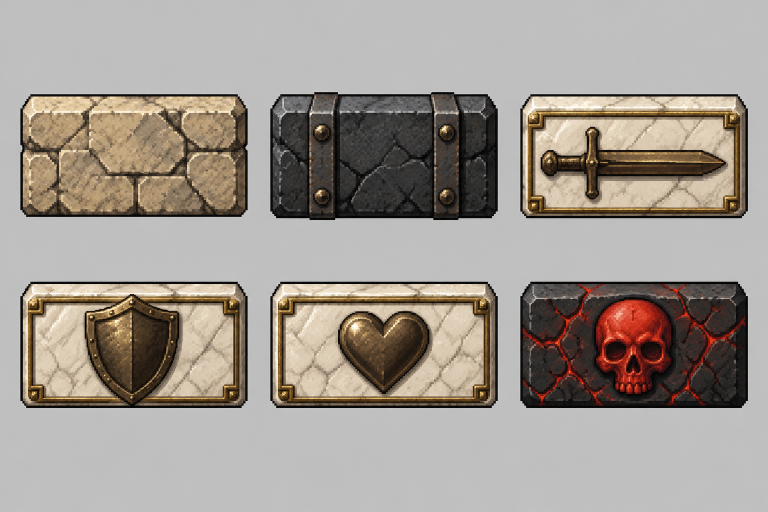
#> input picture assets/illustrated/bricks.png, 1536 x 1024 px (shown at 1/2 size)
$ python build_game_assets.py
#> lines starting #> are read from the running program, lines starting #| are printed output that depends on the picture; after the words box and inside, x2 and y2 are one past the last pixel; in counts of white or black regions, pixels touching at a corner belong together
#!/usr/bin/env python3
"""assets/illustrated 원본을 게임 런타임용 작은 PNG(assets/game)로 변환한다.

원본은 1024px 이상 캐릭터·아이템 시트라 그대로 쓰면 배포 크기·모바일 로딩이 무겁다.
게임 캔버스는 논리 180×340을 화면에 맞춘 정수배(휴대폰 기준 4~7배) 백버퍼로 그리므로, 각 에셋은
그 화면에서 실제로 차지하는 크기의 1~2배만 남긴다.

AI 일러스트 원본(characters/*.png, portraits/*.png, items/*.png, bricks/*.png 또는 bricks.png,
chasm.png, icon.png)이 존재하는 모든 에셋을 런타임 크기로 변환하며, 아직 AI 원본이 없는 항목은
tools/draw_item_assets.py의 폴백을 유지한다(그래서 draw_item_assets.py를 먼저, 이 스크립트를 나중에 돌린다).

실행: python3 tools/build_game_assets.py  (Pillow, numpy 필요)
"""
from collections import deque
from pathlib import Path

import numpy as np
from PIL import Image, ImageEnhance

ROOT = Path(__file__).resolve().parent.parent
SRC = ROOT / 'assets' / 'illustrated'
OUT = ROOT / 'assets' / 'game'

RES = 4
SHEET_SIZE = {'brick': (22 * RES * 2, 12 * RES * 2)}
ALL_CHARS = [
    'rick', 'sludge', 'drone', 'guardian', 'disperser',
    'sentinel', 'codex', 'gemini', 'claude', 'omnis', 'zero',
    'compiler', 'holo', 'stone', 'keeper', 'hardener', 'royal',
    'arm', 'observer', 'tower', 'lens',
]
CHAR_MAX = 256
# 구슬 부품·칩·벽돌 중 화(#C1443C) 위험 강조색이 허용되는 항목(check_assets.py 팔레트 규칙과 동일)
RED_ITEMS = {
    'orb_bomb', 'orb_venom', 'orb_thorn', 'orb_toxin',
    'relic_sting', 'relic_leech', 'relic_wrath', 'relic_heart', 'relic_plague', 'relic_pact',
    'brick_poison',
}


def label(mask):
    """scipy 없이 4-연결 요소를 찾는다. 반환: 영역별 (bbox, 픽셀 수, 좌표)."""
    h, w = mask.shape
    seen = np.zeros_like(mask, dtype=bool)
    comps = []
    for y0, x0 in zip(*np.nonzero(mask)):
        if seen[y0, x0]:
            continue
        q = deque([(y0, x0)]); seen[y0, x0] = True
        ys, xs = [], []
        while q:
            y, x = q.popleft(); ys.append(y); xs.append(x)
            for ny, nx in ((y + 1, x), (y - 1, x), (y, x + 1), (y, x - 1)):
                if 0 <= ny < h and 0 <= nx < w and mask[ny, nx] and not seen[ny, nx]:
                    seen[ny, nx] = True; q.append((ny, nx))
        comps.append(((min(xs), min(ys), max(xs) + 1, max(ys) + 1), len(ys), (np.array(ys), np.array(xs))))
    return comps


def clamp_item_palette(img, allow_red=False):
    """LANCZOS 축소 과정에서 생길 수 있는 경계 채도 번짐까지 check_assets.py 기준(무채색 mx-mn<=40 또는 화 계열)에 맞춘다."""
    arr = np.array(img.convert('RGBA'))
    rgb = arr[..., :3].astype(np.float32)
    vis = arr[..., 3] > 20
    # 반투명 가장자리 찌꺼기 정리
    arr[arr[..., 3] <= 20] = 0
    r, g, b = rgb[..., 0], rgb[..., 1], rgb[..., 2]
    mx = np.maximum(np.maximum(r, g), b)
    mn = np.minimum(np.minimum(r, g), b)
    chroma = mx - mn
    red = allow_red & (r > g * 1.28) & (r > b * 1.28)
    bad = vis & (~red) & (chroma > 36)
    if np.any(bad):
        lum = 0.299 * r[bad] + 0.587 * g[bad] + 0.114 * b[bad]
        k = 28.0 / np.maximum(chroma[bad], 1.0)
        for ch in range(3):
            rgb[bad, ch] = np.clip(lum + (rgb[bad, ch] - lum) * k, 0, 255)
    if not allow_red:
        leak = vis & (rgb[..., 0] > rgb[..., 1] * 1.20) & (rgb[..., 0] > rgb[..., 2] * 1.20)
        if np.any(leak):
            lum = 0.299 * rgb[leak, 0] + 0.587 * rgb[leak, 1] + 0.114 * rgb[leak, 2]
            rgb[leak, 0] = lum; rgb[leak, 1] = lum; rgb[leak, 2] = lum
    arr[..., :3] = np.round(rgb).astype(np.uint8)
    return Image.fromarray(arr, 'RGBA')


def fit(img, size, pad=4):
    """비율을 지키며 여백을 두고 size 안에 가운데 정렬한다."""
    inner = (max(1, size[0] - pad * 2), max(1, size[1] - pad * 2))
    img = img.copy(); img.thumbnail(inner, Image.LANCZOS)
    out = Image.new('RGBA', size, (0, 0, 0, 0))
    out.paste(img, ((size[0] - img.width) // 2, (size[1] - img.height) // 2))
    return out


BRICK_GRID = [['brick_n', 'brick_stone', 'brick_atk'], ['brick_def', 'brick_heal', 'brick_poison']]


def build_bricks():
    """개별 bricks/brick_*.png 또는 3×2 시트 bricks.png에서 벽돌 6장을 빌드한다."""
    indiv_dir = SRC / 'bricks'
    if indiv_dir.exists():
        for row in BRICK_GRID:
            for name in row:
                p = indiv_dir / f'{name}.png'
                if p.exists():
                    im = Image.open(p).convert('RGBA')
                    bb = im.getbbox()
                    if bb:
                        im = im.crop(bb).resize(SHEET_SIZE['brick'], Image.LANCZOS)
                        save(clamp_item_palette(im, allow_red=(name in RED_ITEMS)), name)
    if not (SRC / 'bricks.png').exists():
        return
    im = np.asarray(Image.open(SRC / 'bricks.png').convert('RGB')).astype(int)
    h, w, _ = im.shape
#> h = 1024; w = 1536
    bg = np.median(np.concatenate([im[:8].reshape(-1, 3), im[-8:].reshape(-1, 3)]), axis=0)
#> bg = [191, 191, 191]
    fg = np.abs(im - bg).sum(axis=2) > 30
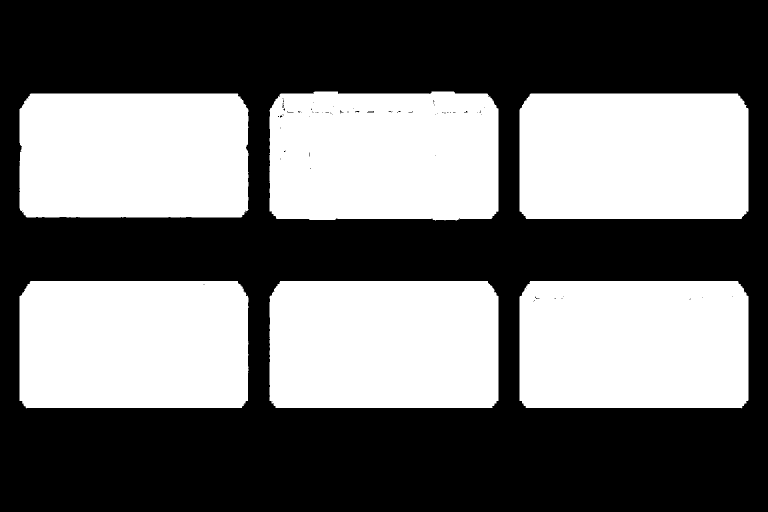
#> fg: shape (1024, 1536) bool (shown at 1/2 size); 43.6% white; 8 white regions (2 under 20 px), largest, box (x1, y1, x2, y2) and area: (1039, 562, 1497, 817) 115382, (539, 562, 997, 816) 115363, (39, 562, 497, 817) 115187, (539, 183, 997, 441) 114234, (1039, 187, 1497, 438) 114010, (39, 187, 497, 435) 112301
    rows_n, cols_n = len(BRICK_GRID), len(BRICK_GRID[0])
    for r, names in enumerate(BRICK_GRID):
        for c, name in enumerate(names):
            if indiv_dir.exists() and (indiv_dir / f'{name}.png').exists():
                continue
            y0, x0 = r * h // rows_n, c * w // cols_n
            m = fg[y0:(r + 1) * h // rows_n, x0:(c + 1) * w // cols_n]
            ys = np.where(m.sum(axis=1) > m.shape[1] * .25)[0]
            xs = np.where(m.sum(axis=0) > m.shape[0] * .25)[0]
            assert len(ys) and len(xs), f'{name}: 벽돌을 찾지 못했다(bricks.png 배치 확인)'
            by0, by1, bx0, bx1 = ys[0], ys[-1] + 1, xs[0], xs[-1] + 1
            crop, mask = im[y0 + by0:y0 + by1, x0 + bx0:x0 + bx1], m[by0:by1, bx0:bx1]
            ch, cw = mask.shape; out = np.zeros_like(mask)
            q = deque([(y, x) for y in range(ch) for x in (0, cw - 1)] + [(y, x) for x in range(cw) for y in (0, ch - 1)])
            while q:
                y, x = q.popleft()
                if y < 0 or x < 0 or y >= ch or x >= cw or out[y, x] or mask[y, x]:
                    continue
                out[y, x] = True; q.extend(((y + 1, x), (y - 1, x), (y, x + 1), (y, x - 1)))
            rgba = np.dstack([crop.astype(np.uint8), np.where(out, 0, 255).astype(np.uint8)])
            resized = Image.fromarray(rgba, 'RGBA').resize(SHEET_SIZE['brick'], Image.LANCZOS)
            save(clamp_item_palette(resized, allow_red=(name in RED_ITEMS)), name)
#> this loop made 2 passes
#> pass 1, in save, `img.save(p, optimize=True)`:
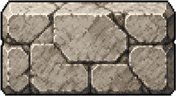
#> saved as brick_n.png: PIL image 176x96 RGBA; mean R, G, B, A 140.3, 130.1, 116.5, 252.6; transparent parts drawn white
#> pass 1, in save (call 2), `img.save(p, optimize=True)`:
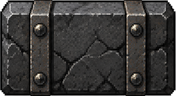
#> saved as brick_stone.png: PIL image 176x96 RGBA; mean R, G, B, A 56.5, 55, 53.8, 252.9; transparent parts drawn white
#> pass 1, in save (call 3), `img.save(p, optimize=True)`:
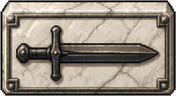
#> saved as brick_atk.png: PIL image 176x96 RGBA; mean R, G, B, A 148.2, 139.1, 126.5, 252.9; transparent parts drawn white
#> after the loop:
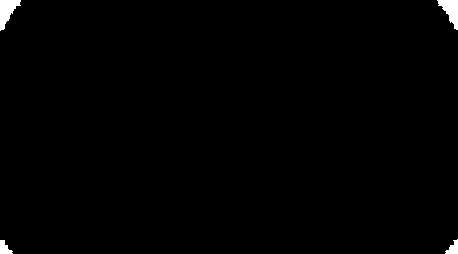
#> out: shape (254, 458) bool; 0.79% white; 4 white regions, box (x1, y1, x2, y2) and area: (0, 0, 21, 31) 355, (437, 0, 458, 30) 338, (0, 240, 13, 254) 116, (445, 239, 458, 254) 115
#> after the loop:
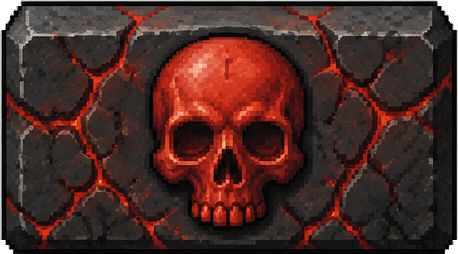
#> rgba: shape (254, 458, 4); mean R, G, B, A 72.5, 42.6, 37.9, 253; transparent parts drawn white


def build_chars():
    for n in ALL_CHARS:
        p = SRC / 'characters' / f'{n}.png'
        if not p.exists():
            continue
        img = Image.open(p).convert('RGBA')
        bb = img.getbbox()
        if bb:
            img = img.crop(bb)
        img.thumbnail((CHAR_MAX, CHAR_MAX), Image.LANCZOS)
        save(img, n)


def build_portraits():
    p_dir = SRC / 'portraits'
    if not p_dir.exists():
        return
    for source in sorted(p_dir.glob('portrait_*.png')):
        img = Image.open(source).convert('RGBA').resize((192, 192), Image.LANCZOS)
        save(img, source.stem)


def build_bg():
    src = SRC / 'chasm.png'
    if not src.exists():
        return
    img = Image.open(src).convert('RGB')
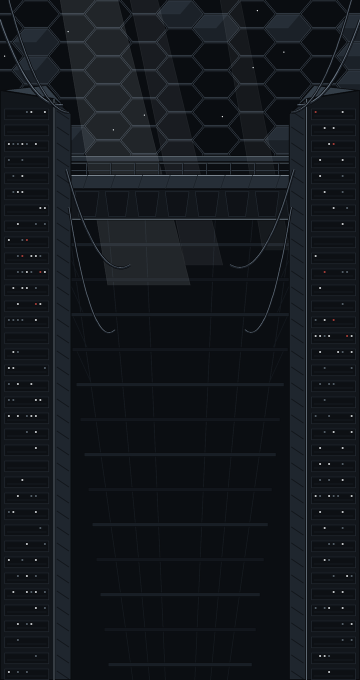
#> input picture assets/illustrated/chasm.png, 720 x 1360 px (shown at 1/2 size)
#> img is the input picture: PIL image 720x1360 RGB; mean R, G, B 19.4, 23.3, 28.3
    img = img.resize((180 * RES, 340 * RES), Image.LANCZOS)
    save(img.quantize(colors=256, method=Image.MEDIANCUT, dither=Image.NONE), 'chasm')
#| assets/game/chasm.png  720x1360  66KB


def build_items():
    items_dir = SRC / 'items'
    if not items_dir.exists():
        return
    for source in sorted(items_dir.glob('*.png')):
        stem = source.stem
        img = Image.open(source).convert('RGBA')
        bounds = img.getbbox()
        if not bounds:
            raise ValueError(f'빈 에셋: {source}')
        if stem == 'heater':
            # 충전소 히터: 정지 본체에서 밝기·열기 파동 3프레임 시트(campfire.png, 288×96) 생성
            base = fit(img.crop(bounds), (96, 96), pad=4)
            strip = Image.new('RGBA', (96 * 3, 96), (0, 0, 0, 0))
            for f, br in enumerate((0.96, 1.04, 1.10)):
                fr = clamp_item_palette(ImageEnhance.Brightness(base).enhance(br), allow_red=False)
                strip.paste(fr, (f * 96, 0))
            save(strip, 'campfire')
            continue
        # 구슬 레벨 링(orb_lv_*)은 코어 바깥을 감싸야 하므로 여백을 좁게(pad=1), 일반 아이템은 pad=4
        pad = 1 if stem.startswith('orb_lv_') else 4
        fitted = fit(img.crop(bounds), (96, 96), pad=pad)
        save(clamp_item_palette(fitted, allow_red=(stem in RED_ITEMS)), stem)


ICON_SIZES = {'icon-1024': 1024, 'icon-512': 512, 'icon-192': 192, 'apple-touch-icon': 180, 'favicon-32': 32}


def build_icons():
    if not (SRC / 'icon.png').exists():
        return
    img = Image.open(SRC / 'icon.png').convert('RGB')
    assert img.width == img.height, f'icon.png는 정사각형이어야 한다: {img.size}'
    d = ROOT / 'icons'; d.mkdir(exist_ok=True)
    for name, n in ICON_SIZES.items():
        p = d / f'{name}.png'
        img.resize((n, n), Image.LANCZOS).save(p, optimize=True)
        print(f'{p.relative_to(ROOT)}  {n}x{n}  {p.stat().st_size // 1024}KB')


def save(img, name):
    OUT.mkdir(parents=True, exist_ok=True)
    p = OUT / f'{name}.png'
    img.save(p, optimize=True)
    print(f'{p.relative_to(ROOT)}  {img.width}x{img.height}  {p.stat().st_size // 1024}KB')


if __name__ == '__main__':
    build_bricks()
    build_chars()
    build_portraits()
    build_bg()
    build_items()
    build_icons()
